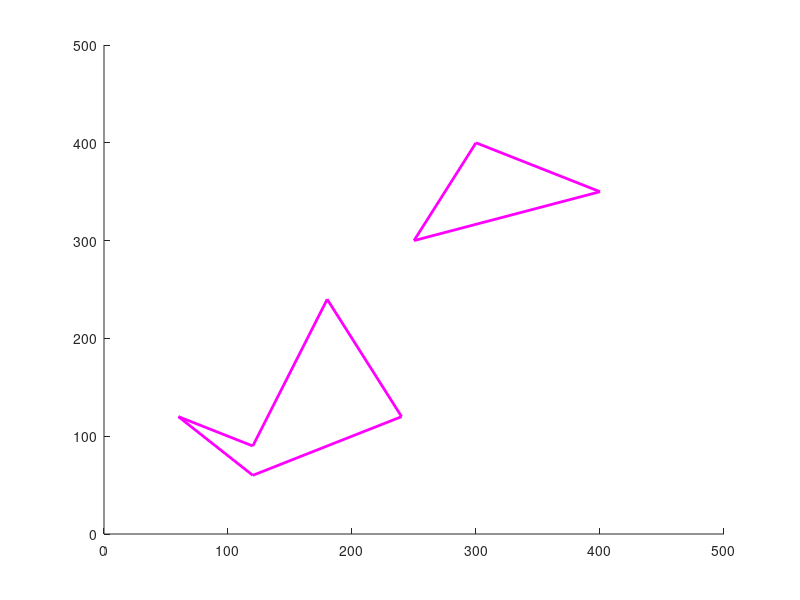

Reproduce this figure in MATLAB. (Note: this script raises an error after producing the figure.)
clear; %without this, you will get weird results in consecutive runs as
%previous worksapce variables will be used

warning off;


x_max = 500;
y_max = 500;

maxStep = 50;
maxNodes = 300;
r = 70;

figure(1)
axis([0 x_max 0 y_max])

obs = [2+3,5+3,3+3,2+3;3+3,4+3,5+3,3+3]; % just a random obstacle
obs = 50*obs; % scale obstacle for 1000 by 1000 axis (would be too small otherwise

obs2 = [1,2,4,3,2,1;2,1,2,4,1.5,2]; %another obstacle.
obs2 = 60*obs2;

%the above 2 obstacles will always show up

allObs{1} = obs;
allObs{2} = obs2;
%draw obstacles
for i=1:1:3
    line([obs(1,i);obs(1,i+1)], [obs(2,i);obs(2,i+1)], 'Color', 'm', 'LineWidth', 2);
    drawnow
    hold on
end

for i=1:1:length(obs2)-1
    line([obs2(1,i);obs2(1,i+1)], [obs2(2,i);obs2(2,i+1)], 'Color', 'm', 'LineWidth', 2);
    drawnow
    hold on
end

disp('press Y if you want to add an obstacle');
%in case user wants to add obstacles using mouse
[~,~,buttonYN] = ginput(1); % we don't used first 2 variables so we replace with ~
%user will press Y if they want to add a new obstacle
yAscii = 121; %ascii number of character y
newObs = [];
disp('keep using the left mouse click to create the obstacle');
disp('when done, click anything else and the last point will be connected with the first point in order to form obstacle');
while buttonYN == yAscii
    [x,y,~] = ginput(2);%we draw first line using x and y
    line(x, y, 'Color', 'm', 'LineWidth', 2);
    newObs = [x(1) x(2); y(1) y(2)];
    prevPoint = [x(2) , y(2)]; % this will be the start point of next line
    
    [x1,y1,button] = ginput(1);
    while button == 1 % 1 is for left mouse click
        newObs = [ newObs [x1;y1]];
        line([prevPoint(1), x1],[prevPoint(2);y1], 'Color', 'm', 'LineWidth', 2);
        prevPoint = [x1 , y1];
        [x1,y1,button] = ginput(1);%get next point
    end
    newObs = [ newObs [x(1);y(1)]]; % connect first and last points
    line([prevPoint(1), x(1)],[prevPoint(2);y(1)], 'Color', 'm', 'LineWidth', 2);
    allObs{length(allObs)+1} = newObs;%add newObs to the list of obstacles
    disp('press Y if you want to start creating another obstacle');
    [~,~,buttonYN] = ginput(1); %if user presses y again then we add another obstacle
end

disp('choose start and end points');
%only for xbox capture
%[d,f] = ginput(1);

%get start and end points
[x,y] = ginput(2);

%nodes is a struct that will hold each node
nodes(1).coord = [x(1);y(1)];
nodes(1).cost = 0; %cost will hold the distance from root to node
nodes(1).parent = 0; % parent will hold the parent of the current node
nodes(1).idx = 1; %the index of the node in the list. (so i don't have to send it to function separetly.

%show start and end points in red
plot(x(1),y(1),'r*')
plot(x(2),y(2),'r*')

%end point coordinates
x_end.coord = [x(2);y(2)];
x_end.cost = 0; %will bot be used but needed so we can put x_end in nodes

%disp('nodes(1).coord = ' + nodes(1).coord);

%this will hold the list of edges
edges = [];

%starts from 2 because we already filled nodes(1)
i = 2;

while i < maxNodes
    x_rand = [floor(rand(1)*x_max) ; floor(rand(1)*y_max)];
    
    nearest_idx = nearest(nodes, x_rand);
    x_new = steer(x_rand, nodes(nearest_idx).coord, maxStep);
    if collisionWithAllObs(nodes(nearest_idx).coord,x_new,allObs) == 0
        r_near_nodes = r_near(nodes, x_new, r);
        plot(x_new(1),x_new(2),'k*')
        
        x_min = nodes(nearest_idx);
        %current minimum cost
        cost_min = nodes(nearest_idx).cost + distance(nodes(nearest_idx).coord,x_new);
        
        %we search for an alternative path with less cost from one of the near nodes (in radius r
        %if we find such a path then we will choose an edge between the
        %approriate node in x_near and x_new instead of edge
        %(x_nearest,x_new)
        for i_near = 1:1:length(r_near_nodes)
            if collisionWithAllObs(r_near_nodes(i_near).coord,x_new,allObs) == 0 && (r_near_nodes(i_near).cost + distance(r_near_nodes(i_near).coord,x_new)) < cost_min
                x_min = r_near_nodes(i_near);
                cost_min = r_near_nodes(i_near).cost + distance(r_near_nodes(i_near).coord,x_new);
            end
        end
        % here i need to add the edge x_min,x_new to the list of edges
        edges = [edges [x_min.idx; i]];
        %now we know everything about the current node
        nodes(i).idx = i;
        nodes(i).coord = x_new;
        nodes(i).cost = cost_min;
        nodes(i).parent = x_min.idx;
        %add new_node to list of nodes
        %nodes = [nodes node_new];
        
        %we check if there is an alternative path to x_near (within radius
        %r from x_new) from x_new. if there is, then remove edge
        %(x_near.parent,x_near) and add edge (x_new,x_near) as this new
        %path to x_near has less cost
        for j_near = 1:1:length(r_near_nodes)
            if collisionWithAllObs(x_new,r_near_nodes(j_near).coord,allObs) == 0 && (nodes(i).cost +distance(x_new,r_near_nodes(j_near).coord) < r_near_nodes(j_near).cost)
                x_parent = r_near_nodes(j_near).parent;
                %now we want to delete edge x_parent, i_near
                [rows,cols] = size(edges);
                for col = 1:1:cols
                    if edges(1,col) == x_parent &&  edges(2,col) == r_near_nodes(j_near).idx
                        %replace edge (x_near.parent,x_near) with (x_new,x_near)
                        edges(1,col) = i;
                        edges(2,col) = r_near_nodes(j_near).idx;
                        break;
                    end
                end
            end
        end
        i = i + 1; % we only add 1 if x_rand was obstacle free
    end
    
end


%draw all edges in the tree in black
[~,cols] = size(edges);
for col = 1:1:cols
    %in row 1, edge has u, in row 2 of the same column it has v
    % (there is an edge from u to v)
    u_x = nodes(edges(1,col)).coord(1);
    u_y = nodes(edges(1,col)).coord(2);
    v_x = nodes(edges(2,col)).coord(1);
    v_y = nodes(edges(2,col)).coord(2);
    line([u_x;v_x], [u_y;v_y], 'Color', 'k', 'LineWidth', 2);
    drawnow
    hold on
end

% we look for closeset point to x_end and see if we can connect it to tree
nearest_idx = nearest(nodes, x_end.coord);
%if there was no path between start and goal, then this if will always fail
%and we won't visualize path.

if collisionWithAllObs(nodes(nearest_idx).coord,x_end.coord,allObs) == 0
    x_end.parent = nearest_idx;
    x_end.idx = length(nodes)+1;
    nodes(length(nodes)+1) = x_end;
    current_idx = x_end.idx;
    parent_idx = x_end.parent;
    %start from end point and traverse tree by parent pointer until root is
    %reached (root has parent equal 0)
    %code will reach this point only if we were able to form connection
    %between end point and tree (and the tree always contains the root so
    %we will never get stuck here
    while parent_idx ~= 0
        line([nodes(current_idx).coord(1);nodes(parent_idx).coord(1)], [nodes(current_idx).coord(2);nodes(parent_idx).coord(2)], 'Color', 'r', 'LineWidth', 2);
        current_idx = parent_idx;
        parent_idx = nodes(current_idx).parent;
    end
else
    %if we weren't able to connect tree to end point then there is no path
    %(of course this doesn't mean that there is no path 100%
    disp('NO PATH FOUND');
end


% functions

%euclidean distance between 2 points 
function d = distance(a,b)
    d = sqrt( (a(1)-b(1))^2 + (a(2)-b(2))^2 );
end

%returns nearest point from tree to x_rand
function nearest_idx = nearest(nodes, x_rand)
    distList = [];
    for i = 1:1:length(nodes)
        distList = [distList , distance(nodes(i).coord,x_rand)];
    end
    [~,idx] = min(distList);
    nearest_idx = idx;
end

%returns x_rand or a if it's too far away then returns a point maxStep
%distance away from x_near in the direction of the vector x_rand-x_near
function x_new = steer(x_rand, x_near,maxStep)
    dist = distance(x_rand,x_near);
    if dist > maxStep
        x_new = x_near + (x_rand - x_near)*maxStep/dist;
    else
        x_new = x_rand;
    end
end

%returns list of nodes that are within radius r from x_new
function r_near_nodes = r_near(nodes, x_new, r)
    r_near_nodes = [];
    for i = 1:1:length(nodes)
        if distance(nodes(i).coord,x_new) <= r
            r_near_nodes = [r_near_nodes nodes(i)];
        end
    end
end

%returns 1 if line a b collides with any of the obstacles.
%else returns 0
function colFound = collisionWithAllObs(a,b,obstacles)
    for i = 1:1:length(obstacles)
        if collisionWithObstacle(a,b,obstacles{i}) == 1 || configInsideObstacle(b,obstacles{i}) == 1
            colFound = 1;
            return;
        end
        colFound = 0;
    end
end
    
    
         
    
    
    
   